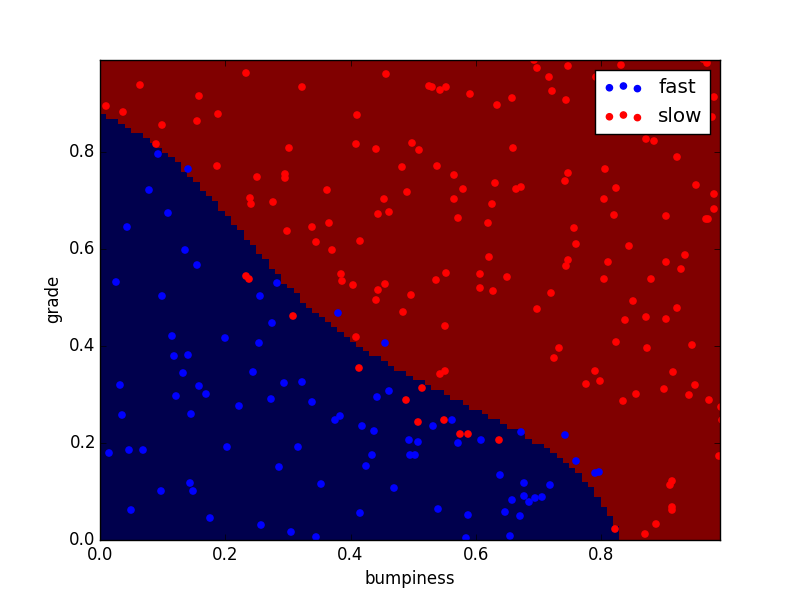

Recreate this plot in Python.
import sys
from time import time
import numpy

sys.path.append("../choose_your_own/")
from class_vis import prettyPicture
from prep_terrain_data import makeTerrainData
import matplotlib.pyplot as plt

features_train, labels_train, features_test, labels_test = makeTerrainData()
from sklearn.svm import SVC
clf = SVC(kernel='rbf', C=100, gamma=1)
clf.fit(features_train, labels_train)

print(clf.score(features_test, labels_test))

prettyPicture(clf, features_test, labels_test)
plt.show()
